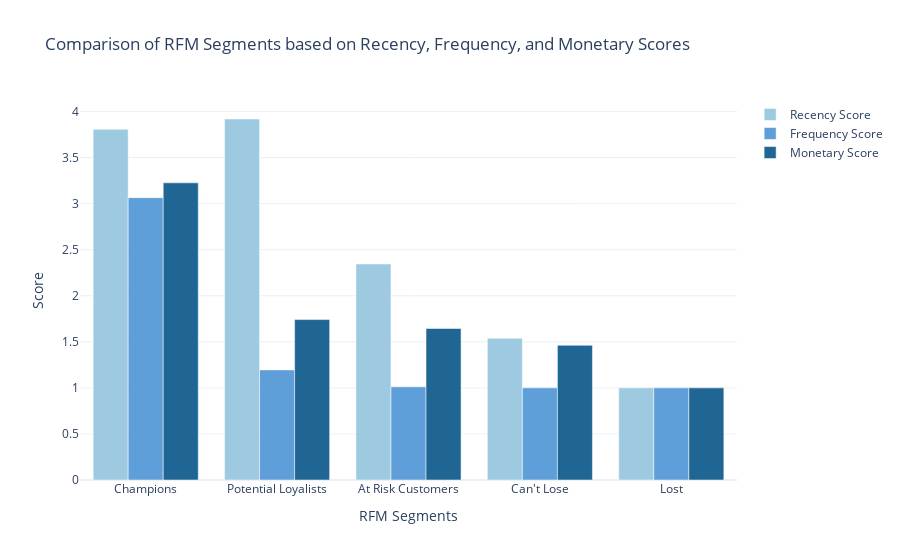

The notebook cell this image was saved under:
### Markdown cell above
### Recency, Frequency, and Monetary Scores of all the Segments

### Code cell
# Calculate the average Recency, Frequency, and Monetary scores for each segment respectively

# segment_scores = data.groupby('RFM Customer Segments').agg({'RecencyScore': 'mean',
#                                                               'FrequencyScore': 'mean',
#                                                               'MonetaryScore': 'mean'}).reset_index()

# Alternative method
segment_scores = data.groupby('RFM Customer Segments')[['RecencyScore', 'FrequencyScore', 'MonetaryScore']].mean().reset_index()
display(segment_scores) # displaying this to be more intuitive

# How to order them based on the order of the segments, i.e. Champions, Potential Loyalists, At Risk Customers, Can't Lose, Lost
segment_scores['RFM Customer Segments'] = pd.Categorical(segment_scores['RFM Customer Segments'], 
                                                         categories=['Champions', 'Potential Loyalists', 'At Risk Customers', "Can't Lose", 'Lost'], 
                                                         ordered=True)

segment_scores = segment_scores.sort_values('RFM Customer Segments')
display(segment_scores)

# Create a grouped bar chart to compare segment scores
fig = go.Figure()

# Add bars for Recency score
fig.add_trace(go.Bar(
    x=segment_scores['RFM Customer Segments'],
    y=segment_scores['RecencyScore'],
    name='Recency Score',
    marker_color='rgb(158,202,225)'
))

# Add bars for Frequency score
fig.add_trace(go.Bar(
    x=segment_scores['RFM Customer Segments'],
    y=segment_scores['FrequencyScore'],
    name='Frequency Score',
    marker_color='rgb(94,158,217)'
))

# Add bars for Monetary score
fig.add_trace(go.Bar(
    x=segment_scores['RFM Customer Segments'],
    y=segment_scores['MonetaryScore'],
    name='Monetary Score',
    marker_color='rgb(32,102,148)'
))

# Update the layout
fig.update_layout(
    title='Comparison of RFM Segments based on Recency, Frequency, and Monetary Scores',
    xaxis_title='RFM Segments',
    yaxis_title='Score',
    barmode='group',
    showlegend=True
)

fig.show()

### Figure 1 — Plotly figure (JSON) as saved in the notebook; plotly's stock layout.template omitted (floating-point values rounded to 4 significant figures)
{"data": [{"marker": {"color": "rgb(158,202,225)"}, "name": "Recency Score", "type": "bar", "x": ["Champions", "Potential Loyalists", "At Risk Customers", "Can't Lose", "Lost"], "y": [3.806, 3.918, 2.344, 1.538, 1]}, {"marker": {"color": "rgb(94,158,217)"}, "name": "Frequency Score", "type": "bar", "x": ["Champions", "Potential Loyalists", "At Risk Customers", "Can't Lose", "Lost"], "y": [3.065, 1.195, 1.011, 1, 1]}, {"marker": {"color": "rgb(32,102,148)"}, "name": "Monetary Score", "type": "bar", "x": ["Champions", "Potential Loyalists", "At Risk Customers", "Can't Lose", "Lost"], "y": [3.226, 1.742, 1.644, 1.462, 1]}], "layout": {"barmode": "group", "showlegend": true, "title": {"text": "Comparison of RFM Segments based on Recency, Frequency, and Monetary Scores"}, "xaxis": {"title": {"text": "RFM Segments"}}, "yaxis": {"title": {"text": "Score"}}}}
